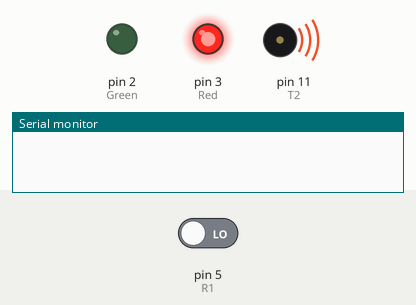
Simulated run of this sketch. Board: Arduino Uno, built with avr-gcc and run on an emulated ATmega328P. On the bench: output pins drawn as LEDs (lit = HIGH), buzzer (waves = sounding), the last lines printed to the serial monitor. The test bench sets the inputs (shaded band); at power-on: pin 5 (R1) LOW. Pins used as bus, display or sensor lines are not drawn.

Above: at 1.2 s.
1.3 s: pin 5 (R1) driven HIGH
At 3.6 s:
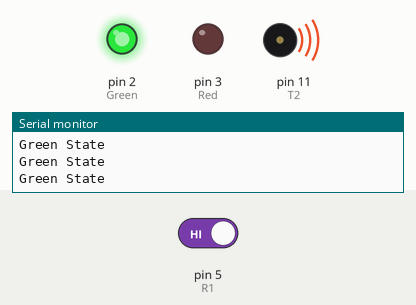
3.9 s: pin 5 (R1) driven LOW
At 6.0 s:
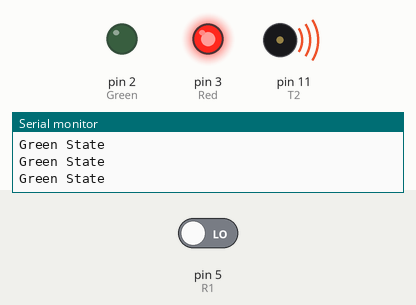
Timing chart, 0 to 7.5 s (numbered marks = the images above; inputs shaded):
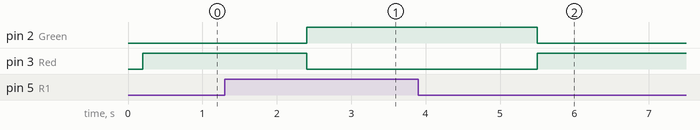

The sketch:

Project2.ino
```cpp
//#include <IRremote.h>
//Demo Unit
#define R1 5
#define R2 6
//#define R3 7

#define T1 10
#define T2 11
//#define T3 12

#define Green 2
#define Red 3

unsigned long count = 0;
unsigned long wait = 30;
char guess;
typedef struct task {
  int state;
  unsigned long period;
  unsigned long elapsedTime;
  int (*TickFct)(int);

} task;


int delay_gcd;
const unsigned short tasksNum = 3;
task tasks[tasksNum];

//void initRe(){
//  IrReceiver.begin(R1);
//  IrReceiver.begin(R2);
//  IrReceiver.begin(R3);
//}
//
//void initTe(){
//  IrSender.begin(T1);
//  IrSender.begin(T2);
//  IrSender.begin(T3);
//}
/*
 * Currently Running issues with the IR Sensors not all running at the same time.
 * Need to change the method of implementation.
 */

enum send_states {send_init, send_wait, send_send} send_state;

void tick_send(){
  switch(send_state){
    case send_init:
    send_state = send_wait;
    break;

    case send_wait:
 //  Serial.print("R1: ");
  //  Serial.println(digitalRead(R1));
    if(digitalRead(R1) == HIGH){
//      Serial.println(count);
      count++;
    }
    if(count == 30){
      send_state = send_send;
    }
     send_state = send_wait;
    break;

    case send_send:
    if(digitalRead(R1) == LOW){
      send_state = send_wait;
    }
    send_state = send_send;
    break;

    default:
    send_state = send_init;
    break;
  }
  switch(send_state){
    case send_init:
    break;

    case send_wait:
    break;

    case send_send:
    break;

    default:
    break;
  }
}


enum rec_states {rec_init, rec_wait, rec_rec} rec_state;

void tick_rec(){
  switch(rec_state){
    case rec_init:
    rec_state = rec_wait;
    break;

    case rec_wait:
    digitalWrite(T1,HIGH);
    digitalWrite(T2,HIGH);
  //  digitalWrite(T3,HIGH);
    rec_state = rec_rec;
    break;

    case rec_rec: //might not even need it
    rec_state = rec_rec;
    break;

    default:
    rec_state = rec_init;
    break;
  }
  switch(rec_state){
    case rec_init:
    break;

    case rec_wait:
    break;

    case rec_rec:
    break;

    default:
    break;
  }
}

enum light_states {l_init, l_red, l_green} light_state;

void tick_light(){
  switch(light_state){
    case l_init:
    light_state = l_red;
    break;

    case l_red:
    //Serial.println("Red State");
    //Serial.println(count);
    digitalWrite(Red, HIGH);
    digitalWrite(Green,LOW);
    if(Serial.available() >0){
      guess = Serial.read();
      Serial.print("Guess: ");
      Serial.println(guess);
      delay(100);
Serial.println(guess);
    if(count > 30 && guess != 'n'){
      Serial.print("RBGuess: ");
      Serial.println(guess);
      light_state = l_green;
    }
    else{
    light_state = l_red;}
  }
     if(count > 30 && guess != 'n'){
      light_state = l_green;
    }
    else{
    light_state = l_red;}
    break;

    case l_green:
    Serial.println("Green State");
    digitalWrite(Green, HIGH);
    digitalWrite(Red, LOW);
    if(wait > 0){
      wait--;
      light_state = l_green;
    }
    else if(digitalRead(R1) == HIGH){
      light_state = l_green;
    }
    else{
    light_state = l_red;}
    break;

    default:
    light_state = l_init;
    break;
    }

  switch(light_state){
    case l_init:
    break;

    case l_red:
    wait = 30;
    break;

    case l_green:
    count = 0;
    break;

    default:
    break;
    }
}

void setup() {
  // put your setup code here, to run once:
  pinMode(Green,OUTPUT);
  pinMode(Red,OUTPUT);

  pinMode(T1,OUTPUT);
  pinMode(R1,INPUT);

  pinMode(T2,OUTPUT);
  pinMode(R2,INPUT);

  //pinMode(T3,OUTPUT);
  //pinMode(R3,INPUT);

  Serial.begin(9600);
//  initRe();
//  initTe();
tone(T1, 38000);
tone(T2, 38000);
//tone(T3, 38000);

  unsigned char i = 0;
  tasks[i].state = rec_init;
  tasks[i].period = 20;
  tasks[i].elapsedTime = 0;
  tasks[i].TickFct = &tick_rec;
  i++;

  tasks[i].state = send_init;
  tasks[i].period = 30;
  tasks[i].elapsedTime = 0;
  tasks[i].TickFct = &tick_send;
  i++;

  tasks[i].state = l_init;
  tasks[i].period = 100;
  tasks[i].elapsedTime = 0;
  tasks[i].TickFct = &tick_light;

}

void loop() {
  // put your main code here, to run repeatedly:
    unsigned char i;
  for (i = 0; i < tasksNum; ++i) {
    if ( (millis() - tasks[i].elapsedTime) >= tasks[i].period) {
      tasks[i].state = tasks[i].TickFct(tasks[i].state);
      tasks[i].elapsedTime = millis(); // Last time this task was ran
    }
  }

}
```

Measured:
- after the input at 1.3 s, pin 2 (Green): LOW → HIGH after 1.1 s; pin 3 (Red): HIGH → LOW after 1.1 s
- after the input at 3.9 s, pin 2 (Green): HIGH → LOW after 1.6 s; pin 3 (Red): LOW → HIGH after 1.6 s
